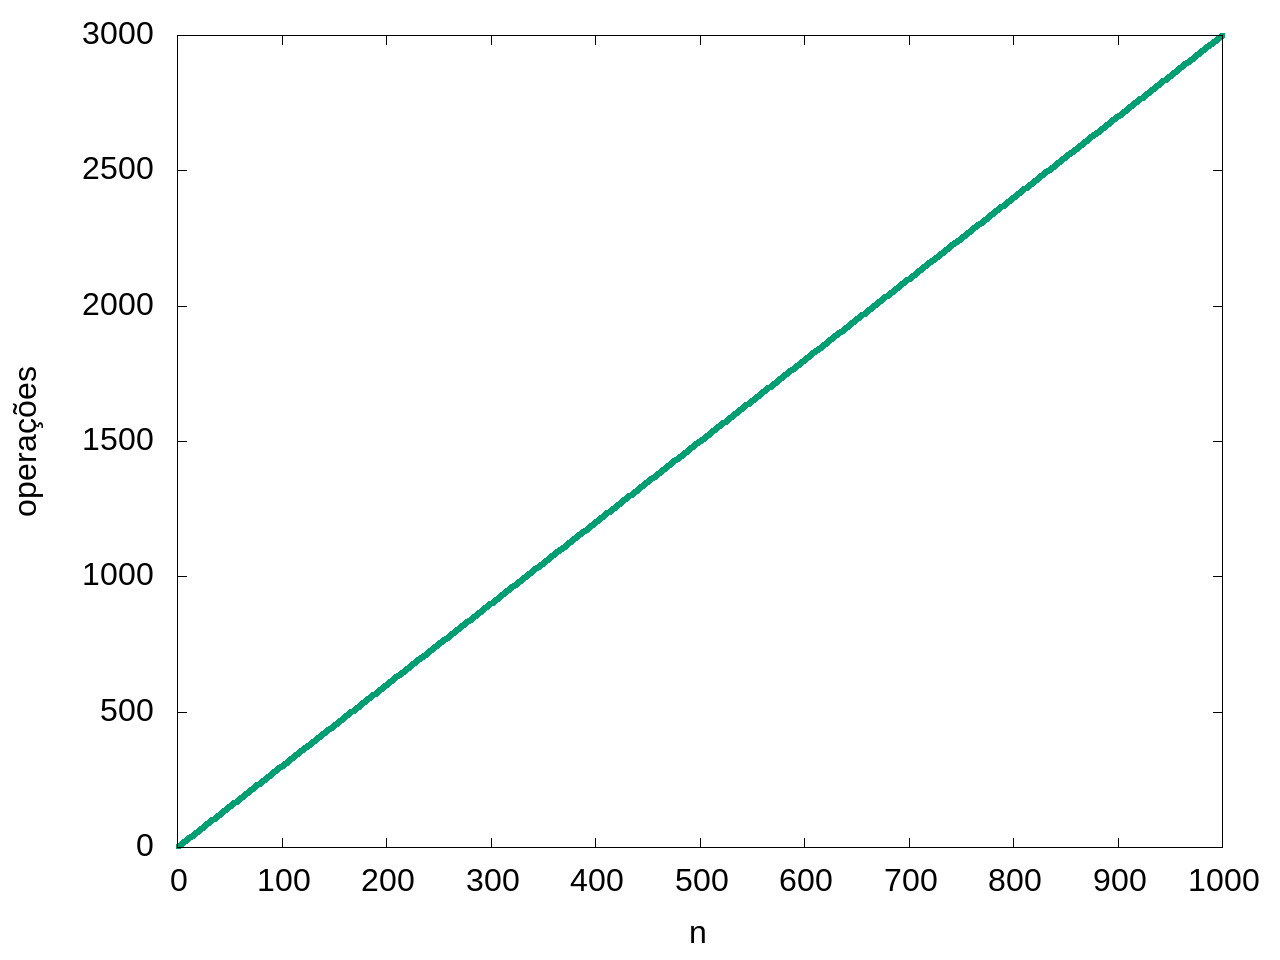

This chart was generated by the following gnuplot code:
set terminal jpeg enhanced size 1280,960 font "arial,24.0"
set output "contagem05.jpg"
set xlabel "n"
set ylabel "operações" 
plot "contagem05.txt" with lines lw 5 lt 2 notitle
